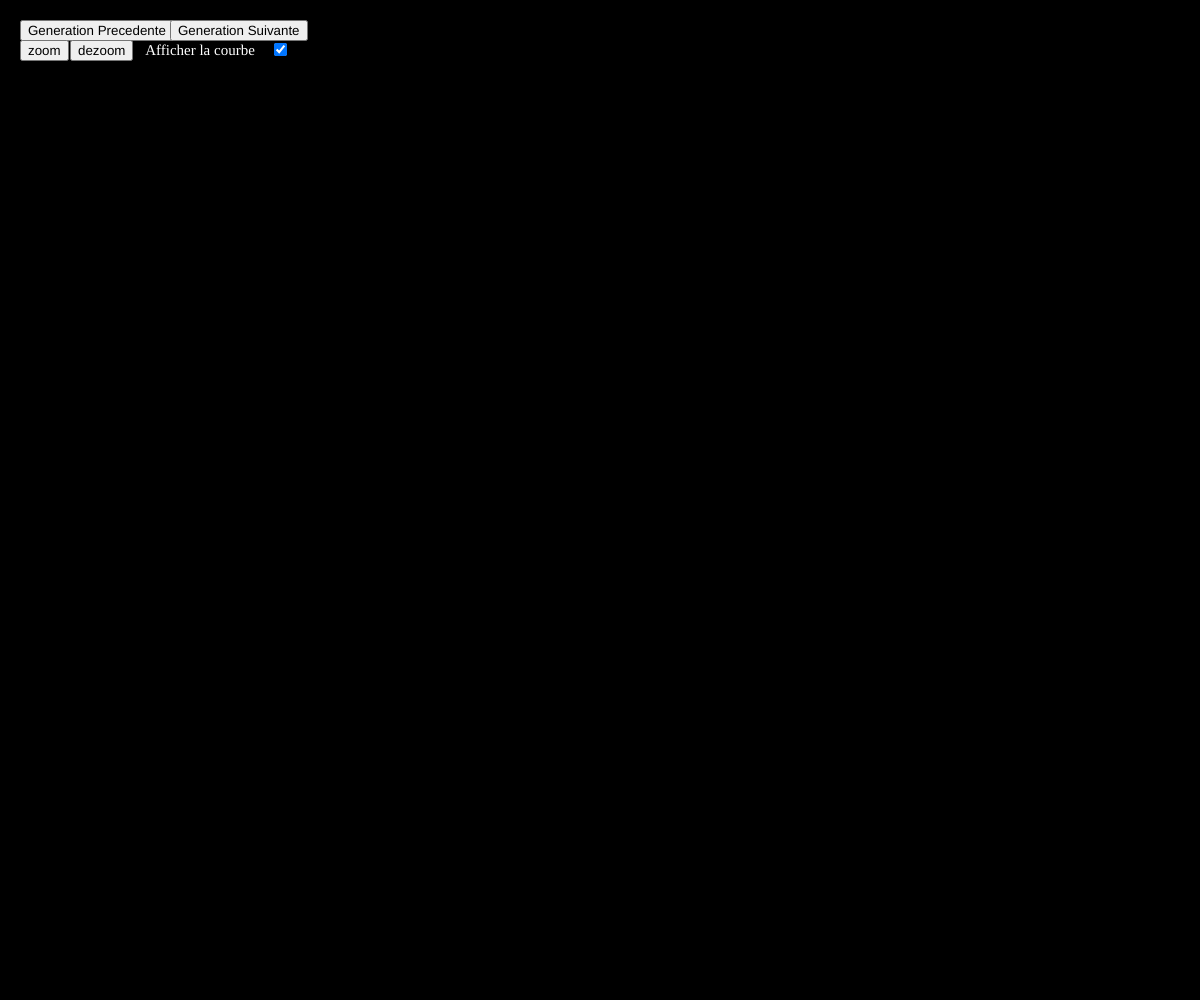
Frame 1 (no input)
Frame 60 (no input): identical to frame 1, image omitted
Frame 120 (the mouse pressed at the canvas centre since frame 60): identical to frame 1, image omitted

The p5.js sketch that drew this single still picture (run headless with seeded random() and noise() and a simulated clock; from frame 60 on, the mouse is pressed at the canvas centre):

// p5.js sketch
// ── sketch.js
var f=2;												//change le nombre de carrés
	var L=window.innerWidth;
  var l=window.innerHeight;




var fibo = new Array(f);

fibo[0]=1;
fibo[1]=1;
var slider;
var zButton;
var dButton;
var sButton;
var pButton;
var checkBox;
var texte;



function square(x,y,c){ 
	
	stroke('white');
	line(x,y,x+c,y);
	line(x,y,x,y+c);
	line(x+c,y,x+c,y+c);
	line(x,y+c,x+c,y+c);
	
	
	
}

function zoom(){															//methode qui "zoom" en agrandissant les longueurs
	for(var k=0;k<fibo.length;k++){
		fibo[k]=fibo[k]*2;
	}
	
}
function dezoom(){															//methode qui "dezoom" en diminuant les longueurs
	for(var k=0;k<fibo.length;k++){
		fibo[k]=fibo[k]*0.5;
	}
	
}

function suivant(){
	f=f+1;
}


function precedent(){
	if(f>=3){
		f=f-1;
	}
			
	

}


function setup(){
	var L=window.innerWidth;
  var l=window.innerHeight;
  
	
	createCanvas(L,l);
	background(0);
	
	zoom();
    zoom();
    
    zoom();
	//slider = createSlider(2, 50, 1);
  //slider.position(20, 60);
 
  pButton = createButton('Generation Precedente');
  pButton.position(20, 20);
  pButton.mousePressed(precedent);
  
  sButton = createButton('Generation Suivante');
  sButton.position(170, 20);
  sButton.mousePressed(suivant);
  
  zButton = createButton('zoom');
  zButton.position(20, 40);
  zButton.mousePressed(zoom);
  
  dButton = createButton('dezoom');
  dButton.position(70, 40);
  dButton.mousePressed(dezoom);
  
  
 
  
  checkBox =  createInput(0,1,0);               
  checkBox.attribute("type","checkbox");     
  checkBox.position(270,40);
  checkBox.attribute('checked', null); 
  
}



function draw(){
	
	var L=window.innerWidth;
  var l=window.innerHeight;
  

	
	var X=L/2;
 	var Y=l/2;
 	var incr=1;
 	var sX=X;
 	var sY=Y;
 	fibo.length=f;
	//f = slider.value();
	
	
		for(var i = 0; i < fibo.length-2 ; i++){
			fibo[i+2]=fibo[i]+fibo[i+1];
		
		}  

	background(0);


  for(var j= 0 ;j<fibo.length;j++){
 	
 		if (checkBox.elt.checked) {
    arc(sX+fibo[1],sY+fibo[1],2*fibo[1],2*fibo[1],PI,-PI/2);
  } 
 		
 		fill(0);
 		
 		square(X,Y,fibo[j]);
 	
 	
 	
 		if(incr==1){
 			X+=fibo[j];
 			if (checkBox.elt.checked) {
    						arc(X,Y+fibo[j+1],2*fibo[j+1],2*fibo[j+1],-PI/2,0);
  					} 
 			
 			fill(0);

 			}else if(incr==2){
 								X-=fibo[j-1];
 								Y+=fibo[j];
 								if (checkBox.elt.checked) {
    									arc(X,Y,2*fibo[j+1],2*fibo[j+1],0,PI/2);
  									} 
 							
 								fill(0);
 	
 								}else if(incr==3){
 												X=X-fibo[j+1];
 												Y=Y-fibo[j-1];
 												if (checkBox.elt.checked) {
  														 arc(X+fibo[j+1],Y,2*fibo[j+1],2*fibo[j+1],PI/2,PI);
  													} 
 												
 												fill(0);	
 		
 												}else if(incr==4){
 																Y-=fibo[j+1];
 																incr=0;
 																if (checkBox.elt.checked) {
    																arc(X+fibo[j+1],Y+fibo[j+1],2*fibo[j+1],2*fibo[j+1],PI,-PI/2);
  																} 
 																
 																fill(0);
 
 																}	
 		incr+=1;
 
 }
	
noStroke();
fill(255);
textAlign(CENTER);
textFont("Georgia");
textSize(15);
text("Afficher la courbe",200,55);

 
}
